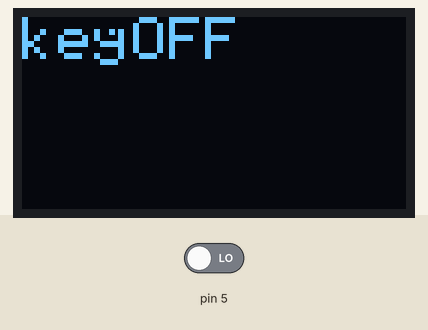
Simulated run of this sketch. Board: Arduino Uno, built with avr-gcc and run on an emulated ATmega328P. On the bench: 128×64 one-colour display. Inputs (shaded band) come from the test bench; at power-on: pin 5 LOW. What the sketch prints to the serial monitor is not drawn.

Above: at 3.3 s.
3.4 s: pin 5 driven HIGH
At 4.0 s:
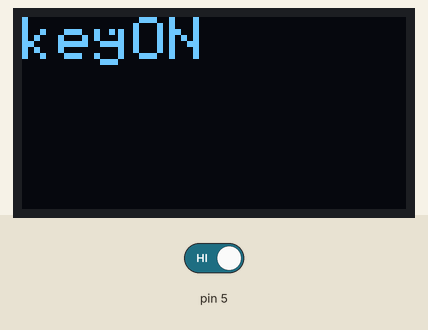
4.9 s: pin 5 driven LOW
At 4.94 s:
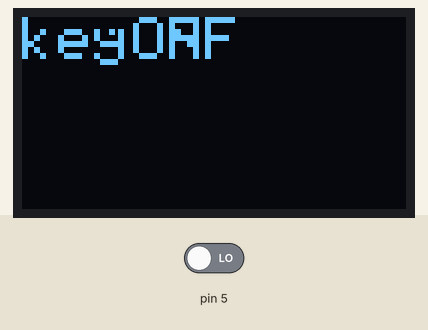
Timing chart, 0 to 7.9 s (numbered marks = the images above; inputs shaded):
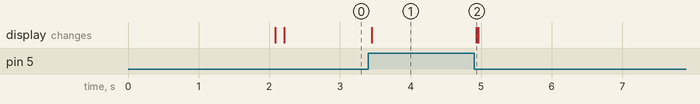

Measured:
- after the input at 3.4 s, the display: changes after 0.05 s (image 1)
- after the input at 4.9 s, the display: changes at once (image 2)

The sketch:

air-test.ino
```cpp
#include "airx.h"
#include <Wire.h>
#include "Adafruit_SSD1306.h"
#include "Adafruit_GFX.h"
#include <MsTimer2.h>

airx key;
int mode = 0;
#define SCREEN_ADDRESS 0x3C
Adafruit_SSD1306 display(128, 64, &Wire, -1);

void reset(){
  mode =0;
  MsTimer2::stop();
}

void setup(){
  Serial.begin(115200);
  key.init(5,1,"key");
  Serial.println(key.get());
  Serial.println(key.name);

  display.begin(SSD1306_SWITCHCAPVCC, SCREEN_ADDRESS);
  display.setTextColor(WHITE);
  display.clearDisplay();
  display.setTextSize(2);
  display.setCursor(0,0);
  display.println("AirX");
  display.display();
  delay(2000);
  display.clearDisplay();
  display.display();
  delay(100);

}
void loop(){
  display.clearDisplay();
  if (key.get() ==1 ){
    display.setTextColor(WHITE);
    display.setTextSize(2);
    display.setCursor(0,0);
    display.println(key.name);
    display.setCursor(25,0);
    display.println(":ON");
    display.display();
  }
   if (key.get() ==0 ){
    display.setTextColor(WHITE);
    display.setTextSize(2);
    display.setCursor(0,0);
    display.println(key.name);
    display.setCursor(25,0);
    display.println(":OFF");
    display.display();
  }
}
```

airx.cpp
```cpp
#include "Arduino.h"
#include "airx.h"

void airx::init(char pin_, int model_, String name_)
{
  pin = pin_;
  model = model_;
  name = name_;
  pinMode(pin, INPUT);
  airx::get();
}

int airx::get()
{
  if (model == 1)
  {
    int key_ = digitalRead(pin);
    key = key_;
  }
  else if (model == 2)
  {
    int key_ = analogRead(pin);
    key = key_;
  }
  return key;
}
```

airx.h
```cpp
#ifndef AIRCON_H_
#define AIRCON_H_

#include <Arduino.h>

class airx
{
  public:
    char pin;
    int key;
    int model;
    String name;

    void init(char pin_,int model_,String name_);
    int get();
};

#endif
```
